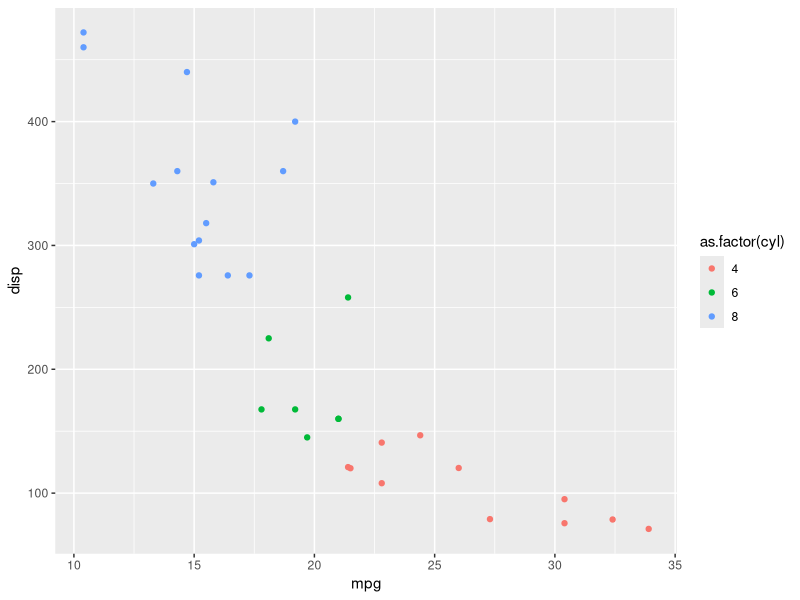

R code for this plot:
## ---- chunk 1
knitr::opts_chunk$set(echo = TRUE)
## ---- chunk 2
summary(cars)
## ---- chunk 3
library(ggplot2)
ggplot(mtcars, aes(mpg, disp, col = as.factor(cyl))) +
    geom_point()
## ---- chunk 4
## Run with caching enabled
Sys.time()
## ---- chunk 5

